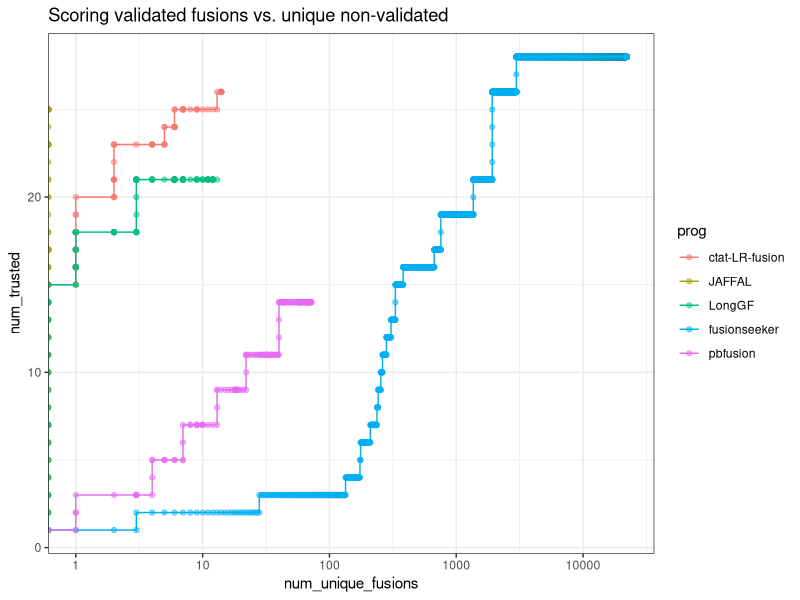
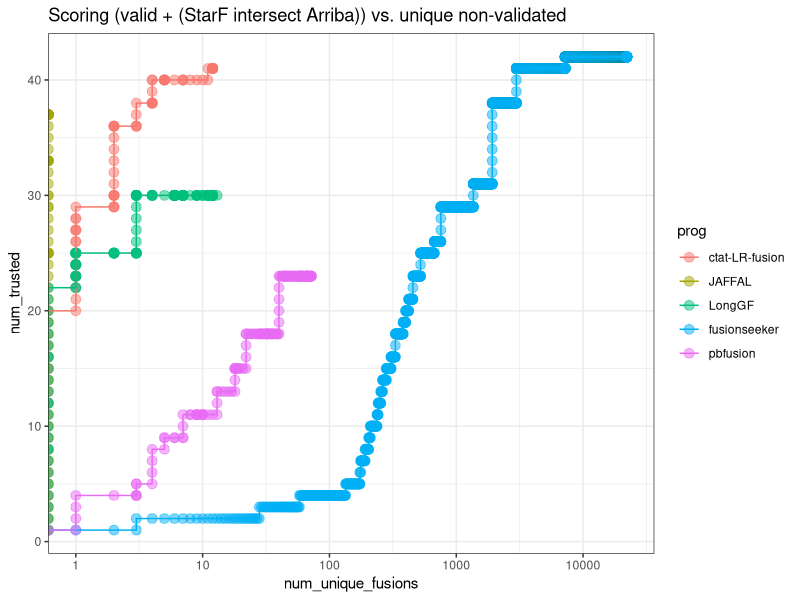
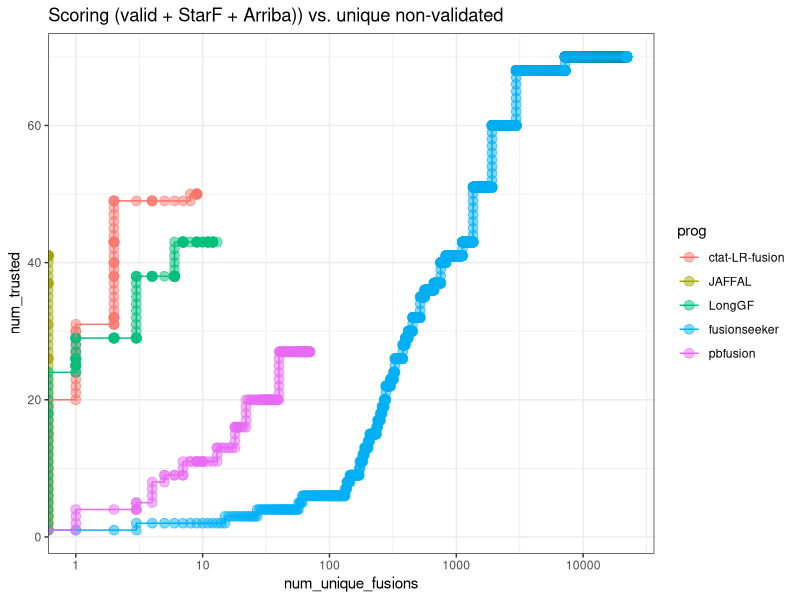
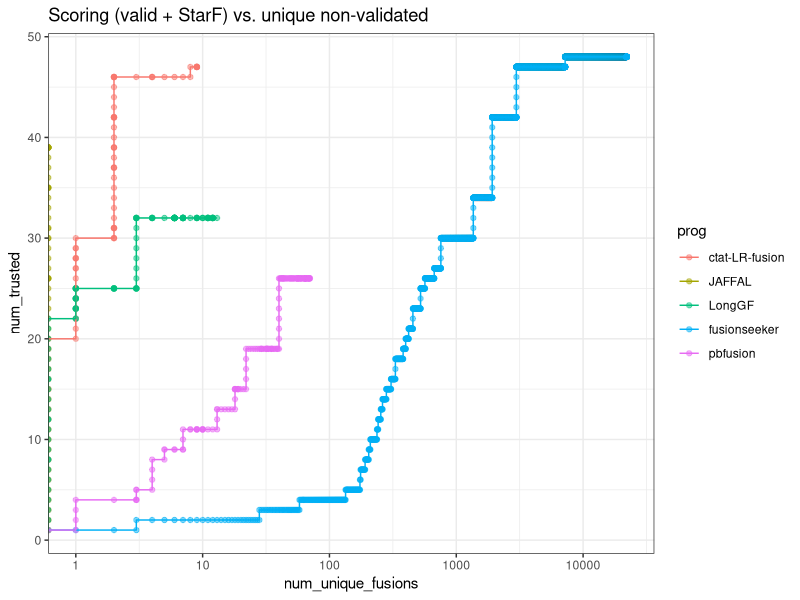
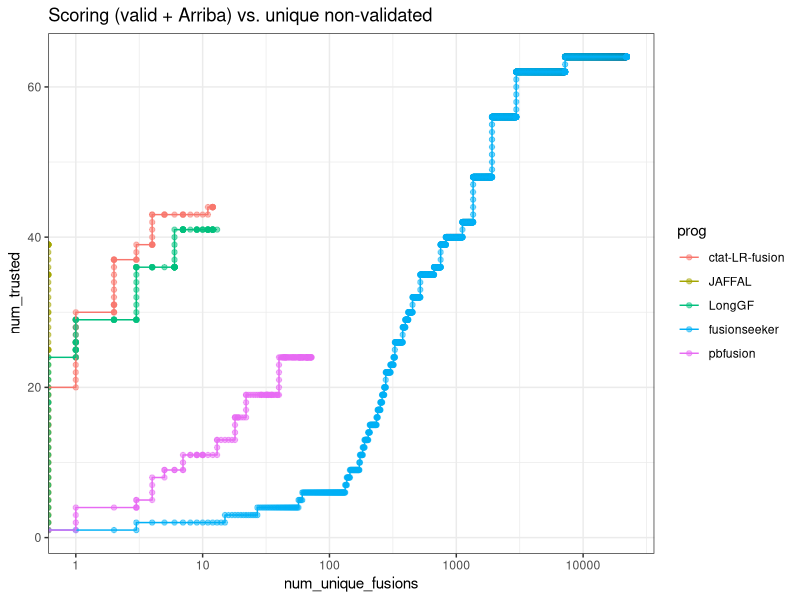
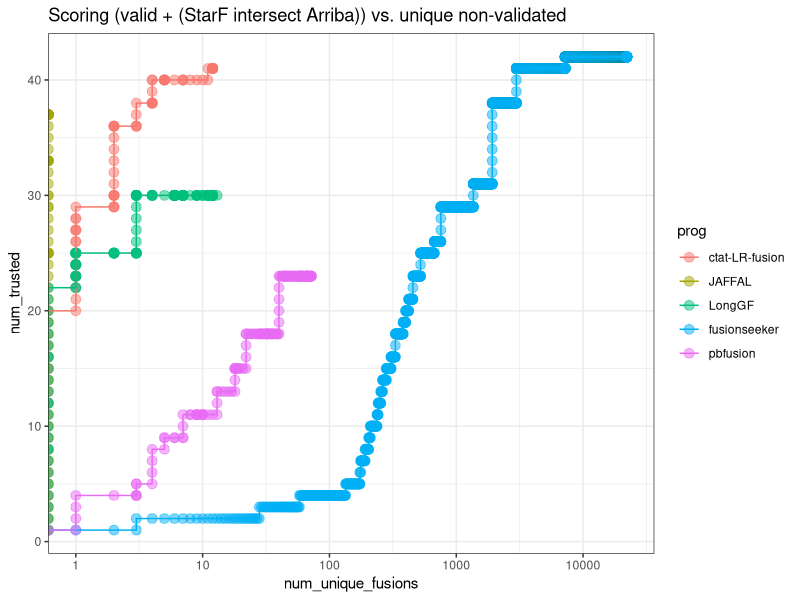

Reproduce these figures in R, in order.
## ---- chunk 1
knitr::opts_chunk$set(echo = TRUE)
library(tidyverse)
## ---- chunk 2

alpha_val = 0.5

PROGS = c('ctat-LR-fusion', 'JAFFAL', 'LongGF', 'fusionseeker', 'pbfusion')

## ---- chunk 3

data = read.csv("../Table_Sx-ONT_fusions_by_method.tsv", header=T, sep="\t", stringsAsFactors = F)

data$prog = factor(data$prog, levels=PROGS)

data %>% head()

## ---- chunk 4

fusion_prog_count_info = data %>% select(proxy_fusion_name, prog) %>% unique() %>%
    group_by(proxy_fusion_name) %>% arrange(prog) %>%
    mutate(progs = paste(prog, collapse=","), num_progs = n()) %>%
    select(proxy_fusion_name, progs, num_progs) %>% unique()


table(fusion_prog_count_info$num_progs)
## ---- chunk 5

unique_fusions = fusion_prog_count_info %>% filter(num_progs == 1) %>% 
    pull(proxy_fusion_name)


## ---- chunk 6

data = data %>% mutate(is_unique_fusion = (proxy_fusion_name %in% unique_fusions))


## ---- chunk 7

# score fusions

score_fusions = function(fusions_as_truth_labeled) {
    read_support_sample_scored = fusions_as_truth_labeled %>% 
        group_by(prog) %>%
        arrange(desc(num_reads), desc(as_truth)) %>% 
        mutate(num_trusted = cumsum(as_truth), num_unique_fusions = cumsum(is_unique_fusion & ! as_truth)) %>%
        ungroup()
    
    return(read_support_sample_scored)
}
## ---- chunk 8

data %>% filter(validated_fusion) %>% select(proxy_fusion_name, prog) %>% unique() %>% 
    group_by(prog) %>% tally() %>% arrange(desc(n))


## ---- chunk 9

validated_fusions_found_by_progs = data %>% filter(validated_fusion) %>% select(proxy_fusion_name, prog) %>% unique() %>% 
    group_by(proxy_fusion_name) %>% arrange(prog) %>% mutate(progs = paste(prog, collapse=',') ) %>%
    select(proxy_fusion_name, progs) %>% unique()

validated_fusions_found_by_progs
## ---- chunk 10
# which did ctat-LR-fusion find but not JAFFAL?

validated_fusions_found_by_progs %>% filter(grepl("ctat-LR-fusion", progs)) %>% filter(! grepl("JAFFAL", progs))

## ---- chunk 11
# which did JAFFAL find that ctat-LR-fusion did not find?

validated_fusions_found_by_progs %>% filter(grepl("JAFFAL", progs)) %>% filter(! grepl("ctat-LR-fusion", progs))

## ---- chunk 12

scored_validated_fusions = score_fusions( data %>% mutate(as_truth = validated_fusion))

## ---- chunk 13

scored_validated_fusions %>% 
    select(prog, num_unique_fusions, num_trusted) %>% 
    ggplot(aes(x=num_unique_fusions, y=num_trusted)) + 
    geom_point(aes(color=prog), alpha=alpha_val) + 
    geom_line(aes(color=prog)) +
    scale_x_continuous(trans='log10') + theme_bw() +
    ggtitle("Scoring validated fusions vs. unique non-validated ")



## ---- chunk 14

scored_intersected_StarF_Arriba_fusions = score_fusions(
    data %>% rowwise() %>%
        mutate(illum_support_info = paste(matched_illumina, other_illumina), sep=",") %>%
        mutate(as_truth = (grepl("starF", illum_support_info) & grepl("arriba", illum_support_info) ) | validated_fusion )
)

## ---- chunk 15

valid_plus_both_intersect_plot = scored_intersected_StarF_Arriba_fusions %>% 
    select(prog, num_unique_fusions, num_trusted) %>% 
    ggplot(aes(x=num_unique_fusions, y=num_trusted)) + 
    geom_point(aes(color=prog), alpha=alpha_val, size=rel(3)) + 
    geom_line(aes(color=prog)) +
    scale_x_continuous(trans='log10') + theme_bw() +
    ggtitle("Scoring (valid + (StarF intersect Arriba)) vs. unique non-validated")


valid_plus_both_intersect_plot

## ---- chunk 16

ggsave(valid_plus_both_intersect_plot, file="valid_plus_both_intersect_plot.svg", width=6, height=4)


## ---- chunk 17

scored_union_StarF_Arriba_and_valid_fusions = score_fusions(
    data %>% rowwise() %>%
        mutate(illum_support_info = paste(matched_illumina, other_illumina), sep=",") %>%
        mutate(as_truth = (grepl("starF", illum_support_info) | grepl("arriba", illum_support_info) ) | validated_fusion )
)

## ---- chunk 18

scored_union_StarF_Arriba_and_valid_fusions_plot = scored_union_StarF_Arriba_and_valid_fusions %>% 
    select(prog, num_unique_fusions, num_trusted) %>% 
    ggplot(aes(x=num_unique_fusions, y=num_trusted)) + 
    geom_point(aes(color=prog), alpha=alpha_val, size=rel(3)) + 
    geom_line(aes(color=prog)) +
    scale_x_continuous(trans='log10') + theme_bw() +
    ggtitle("Scoring (valid + StarF + Arriba)) vs. unique non-validated")


scored_union_StarF_Arriba_and_valid_fusions_plot

## ---- chunk 19

scored_valid_plus_StarF_fusions = score_fusions(
    data %>% rowwise() %>%
        mutate(illum_support_info = paste(matched_illumina, other_illumina), sep=",") %>%
        mutate(as_truth = (grepl("starF", illum_support_info) | validated_fusion ) )
)

## ---- chunk 20

scored_valid_plus_StarF_fusions %>% 
    select(prog, num_unique_fusions, num_trusted) %>% 
    ggplot(aes(x=num_unique_fusions, y=num_trusted)) + 
    geom_point(aes(color=prog), alpha=alpha_val) + 
    geom_line(aes(color=prog)) +
    scale_x_continuous(trans='log10') + theme_bw() +
    ggtitle("Scoring (valid + StarF) vs. unique non-validated")


## ---- chunk 21

scored_valid_plus_Arriba_fusions = score_fusions(
    data %>% rowwise() %>%
        mutate(illum_support_info = paste(matched_illumina, other_illumina), sep=",") %>%
        mutate(as_truth = (grepl("arriba", illum_support_info)  | validated_fusion) )
)

## ---- chunk 22

scored_valid_plus_Arriba_fusions %>% 
    select(prog, num_unique_fusions, num_trusted) %>% 
    ggplot(aes(x=num_unique_fusions, y=num_trusted)) + 
    geom_point(aes(color=prog), alpha=alpha_val) + 
    geom_line(aes(color=prog)) +
    scale_x_continuous(trans='log10') + theme_bw() +
    ggtitle("Scoring (valid + Arriba) vs. unique non-validated")

